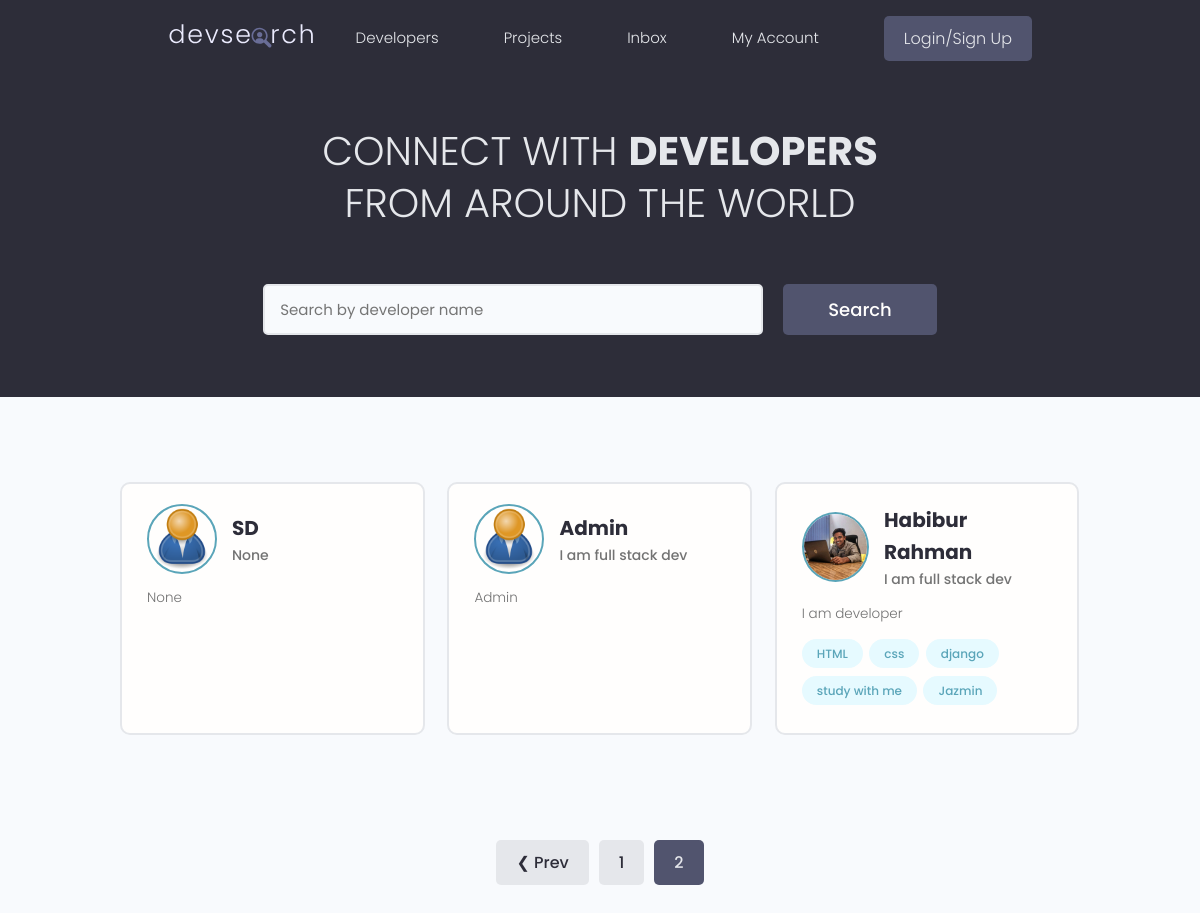
Before: /?page=2 with the older database file.
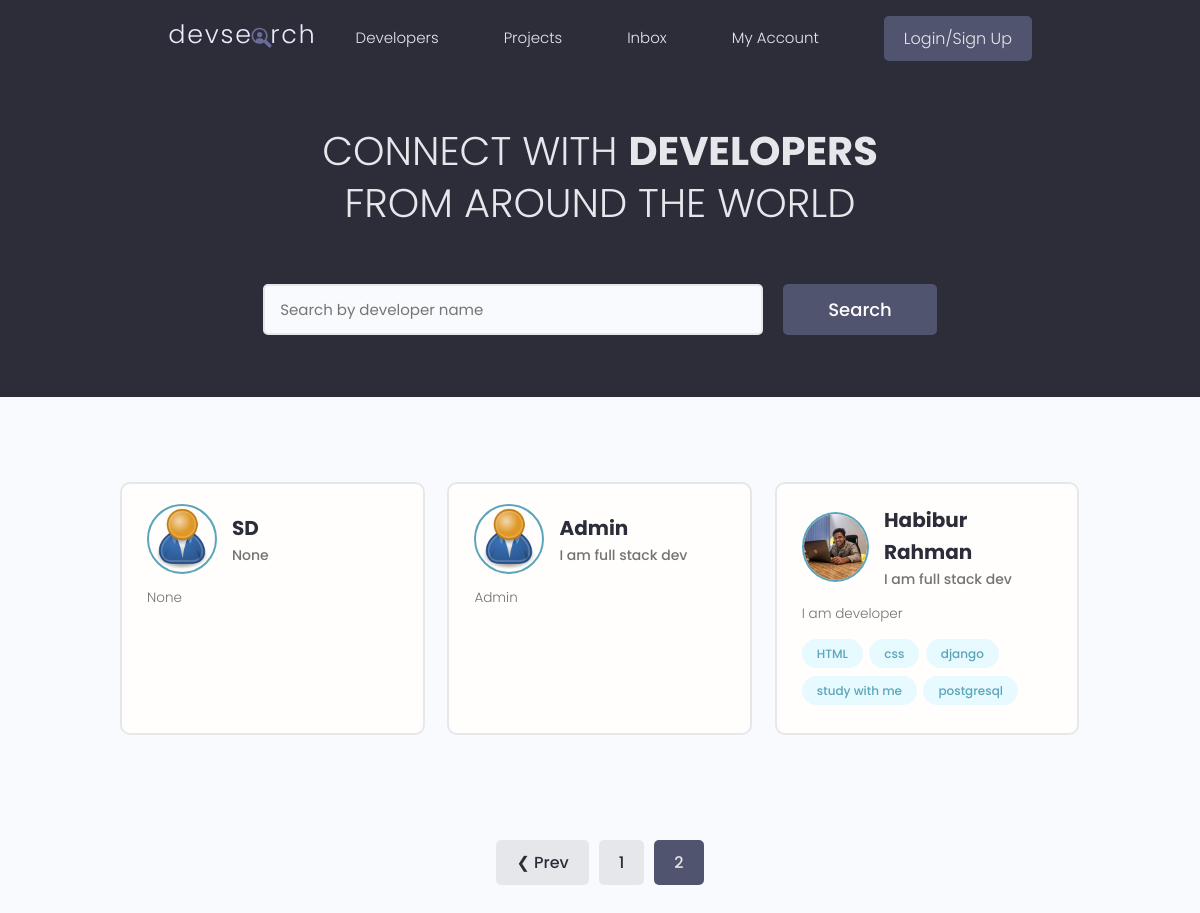
After: the same page with the newer database file.
### users/models.py (models this page shows, shortened)
class Profile(models.Model):
    user = models.OneToOneField(User, on_delete=models.CASCADE, null=True, blank=True)
    name = models.CharField(max_length=200, blank=True, null=True)
    email = models.EmailField(max_length=500, blank=True, null=True)
    username = models.CharField(max_length=200, blank=True, null=True)
    location = models.CharField(max_length=200, blank=True, null=True)
    short_intro = models.CharField(max_length=200, blank=True, null=True)
    bio = models.TextField(blank=True, null=True)
    profile_image = models.ImageField(null=True, blank=True, upload_to='profiles/', default='profiles/user-default.png')
    social_github = models.CharField(max_length=200, blank=True, null=True)
    social_twitter = models.CharField(max_length=200, blank=True, null=True)
    social_linkedin = models.CharField(max_length=200, blank=True, null=True)
    social_youtube = models.CharField(max_length=200, blank=True, null=True)
    social_website = models.CharField(max_length=200, blank=True, null=True)
    created = models.DateField(auto_now_add=True)
    id = models.UUIDField(default=uuid.uuid4, unique=True, primary_key=True, editable=False)

class Skill(models.Model):
    owner = models.ForeignKey(Profile, on_delete=models.CASCADE, null=True, blank=True)
    name = models.CharField(max_length=200, blank=True, null=True)
    description = models.TextField(blank=True, null=True)
    created = models.DateField(auto_now_add=True)
    id = models.UUIDField(default=uuid.uuid4, unique=True, primary_key=True, editable=False)
    def __str__(self):
        return str(self.name)

### users/views.py (the view)
# urls.py: path('', views.profiles, name='profiles'),
def profiles(request):
    profiles, search_query = searchProfile(request)
    custom_range, profiles = paginationProfiles(request, profiles, 6)
    context = {'profiles': profiles, 'search_query': search_query, 'custom_range': custom_range}
    return render(request, 'users/profiles.html', context)

### users/utils.py (called while the page is built)
def searchProfile(request):
    search_query = ''
    if request.GET.get('search_query'):
        search_query = request.GET.get('search_query')
    skills = Skill.objects.filter(name__icontains=search_query)
    profiles = Profile.objects.distinct().filter(
        Q(name__icontains=search_query) |
        Q(short_intro__icontains=search_query) |
        Q(skill__in=skills))
    return profiles, search_query

def paginationProfiles(request, profiles, result):
    page = request.GET.get('page')
    result = result
    paginator = Paginator(profiles, result)
    try:
        profiles = paginator.page(page)
    except PageNotAnInteger:
        page = 1
        profiles = paginator.page(page)
    except EmptyPage:
        page = paginator.num_pages
        profiles = paginator.page(page)
    leftIndex = (int(page) - 4)
    if leftIndex < 1:
        leftIndex = 1
    rightIndex = (int(page) + 5)
    if rightIndex > paginator.num_pages:
        rightIndex  = paginator.num_pages + 1
    custom_range = range(leftIndex, rightIndex)
    return custom_range, profiles

### users/templates/users/profiles.html (shortened to what this page needs)
{% extends 'main.html' %}
{% block content %}
<main class="home">
    <section class="hero-section text-center">
      <div class="container container--narrow">
        <div class="hero-section__box">
          <h2>CONNECT WITH <span>DEVELOPERS</span></h2>
          <h2>FROM AROUND THE WORLD</h2>
        </div>
        <div class="hero-section__search">
          <form id="searchForm" class="form" action="{% url 'profiles' %}" method="get">
            <div class="form__field">
              <input class="input input--text" id="formInput#search" type="text" value="{{search_query}}" name="search_query"
                placeholder="Search by developer name" />
            </div>
            <input class="btn btn--sub btn--lg" type="submit" value="Search" />
          </form>
        </div>
      </div>
    </section>
    <section class="devlist">
      <div class="container">
        <div class="grid grid--three">
            {% for profile in profiles %}
          <div class="column card">
            <div class="dev">
              <a href="{% url 'user-profiles' profile.id %}" class="card__body">
                <div class="dev__profile">
                  <img class="avatar avatar--md" src="{{profile.profile_image.url}}" alt="image" />
                  <div class="dev__meta">
                    <h3>{{profile.name}}</h3>
                    <h5>{{profile.short_intro}}</h5>
                  </div>
                </div>
                <p class="dev__info">{{profile.bio|slice:"150"}}</p>
                <div class="dev__skills">
                    {% for skill in profile.skill_set.all|slice:"5" %}
                  <span class="tag tag--pill tag--main">
                    <small>{{skill}}</small>
                  </span>
                  {% endfor %}
                </div>
              </a>
            </div>
          </div>
          {% endfor%}
        </div>
      </div>
    </section>
    {% include 'pagination.html' with queryset=profiles custom_range=custom_range  %}
  </main>
{% endblock %}

Changed rows visible on the page:
removed Skill: name "Jazmin", shown under Profile "Habibur Rahman"
computed for Profile "Habibur Rahman": gains Skill (name "postgresql")
